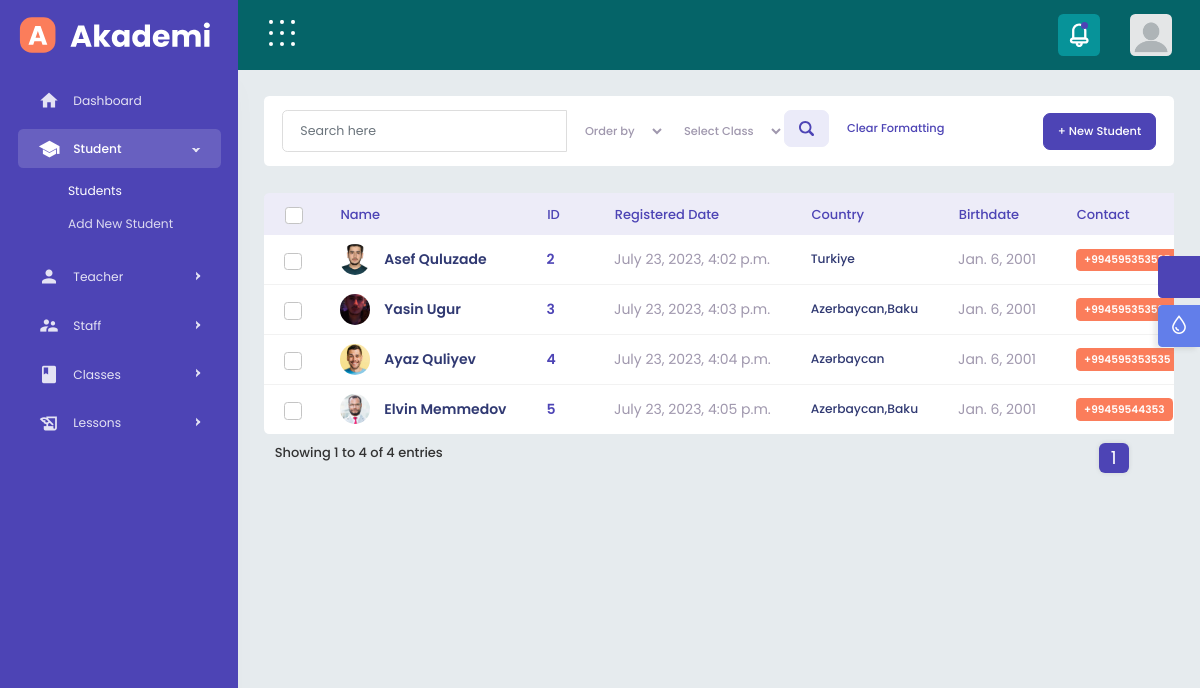
The app's page /students/ (signed in), older data.
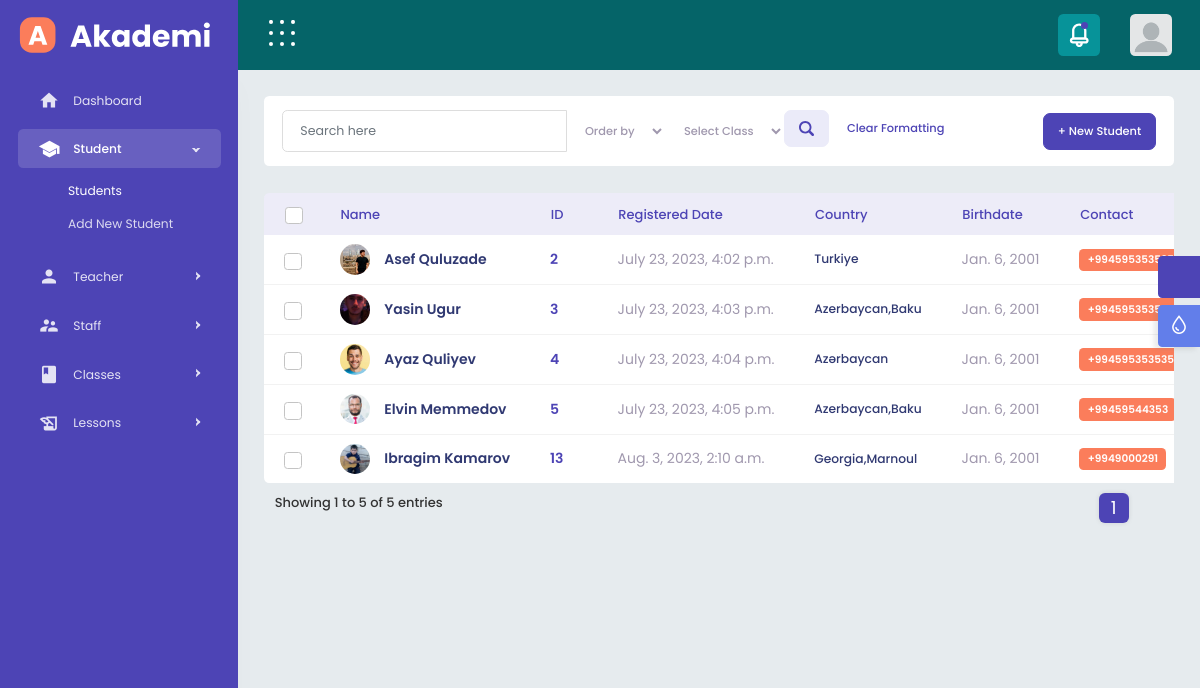
The same page, newer data.
### staff/models.py (models this page shows, shortened)
class Students(models.Model):
    user = models.OneToOneField(User, on_delete=models.CASCADE, primary_key=True, related_name='student_user')
    lesson = models.ManyToManyField('Lessons', related_name='students',blank=True)
    class Meta:
        verbose_name_plural = 'Students'

### baseuser/models.py (models this page shows, shortened)
class User(AbstractUser):
    created_at = models.DateTimeField(auto_now_add=True)
    updated_at = models.DateTimeField(auto_now=True)
    gender_choice = (
        ('male', 'Male'),
        ('female', 'Female'),
    )
    gender = models.CharField(max_length=250, choices=gender_choice)
    birthdate = models.DateField(null=True, blank=True)
    profile_photo = models.ImageField(default='profile_photos/default_pp.png', upload_to='profile_photos')
    user_type_names = (
        ('student', 'Student'),
        ('teacher', 'Teacher'),
        ('admin', 'Admin'),
    )
    user_type = models.CharField(max_length=500, choices=user_type_names)
    country = models.CharField(max_length=250)
    number = models.CharField(max_length=50,blank=True ,null=True)
    class Meta:
        verbose_name_plural = 'Users'

### baseuser/decorators.py (the view)
    def wrapper_func(request, *args, **kwargs):
        if request.user.user_type == 'admin':
            return view_func(request, *args, **kwargs)
        else:
            return redirect('error_permission')

### staff/templates/student.html (shortened to what this page needs)
{% extends 'base_core.html' %}
{% load static %}
{% block content %}
		{% include 'partials/navheader-preloader.html' %}
		{% include 'partials/header.html' %}
     	{% include 'partials/sidebar.html' %}
        <div class="content-body">
			<div class="container-fluid">
				<div class="row">
					<div class="col-xl-12">
						<div class="row">
							<div class="col-xl-12">
								<div class="page-title flex-wrap">
									<form  method="get">
										<div class="input-group  ">
											<input type="text" class="form-control" name="search_query" value="{{ search_query|default:'' }}" placeholder='Search here'>
											<select name="filter_option" class="btn" aria-label="Default">
												<option value="" {% if not filter_option  %}selected{% endif %}>Order by</option>
											</select>
											<select name="filter_option_class" class="btn" aria-label="Default">
												<option value=""{% if not filter_option_class  %} selected {% endif %}>Select Class</option>
											</select>
											<div class="input-group-append ">
												<button class="btn btn-light" type="submit">
												</button>
												<a href="{% url 'students' %}" class="btn btn-link">Clear Formatting</a>
											</div>
										</div>
									</form>
									<a href="{% url 'register-student' %}">
										<button type="button" class="btn btn-primary" data-bs-toggle="modal" data-bs-target="#exampleModal">
											+ New Student
										</button>
									</a>
								</div>
							</div>
							<div class="col-xl-12 wow fadeInUp" data-wow-delay="1.5s">
								<div class="table-responsive full-data">
									<div id="student-list">
									<table class="table-responsive-lg table display dataTablesCard student-tab dataTable no-footer" id="example-student">
										<thead>
											<tr>
												<th>
													<input type="checkbox" class="form-check-input" id="checkAll" required="">
												</th>
												<th>Name</th>
												<th>ID</th>
												<th>Registered Date</th>
												<th>Country</th>
												<th>Birthdate</th>
												<th>Contact</th>
											</tr>
										</thead>
										<tbody>
											{% for student  in students  %}
											<tr>
												<td>
													<div class="checkbox me-0 align-self-center">
														<div class="custom-control custom-checkbox ">
															<input type="checkbox" class="form-check-input" id="check8" required="">
														</div>
													</div>
												</td>
												<td>
													<div class="trans-list">
														<img src="{{student.user.profile_photo.url}}" alt="" class="avatar avatar-sm me-3">
														<a href="{% url 'student_detail' student.user_id %}"><h4>{{ 	student.user.first_name}} {{ student.user.last_name}}</h4> </a>
													</div>
												</td>
												<td><span class="text-primary font-w600"> {{student.user.id}}</span></td>
												<td>
													<div class="date">{{student.user.created_at}}</div>
												</td>
												<td><h6 class="mb-0">{{ student.user.country }} </h6></td>
												<td>
													<div class="date">{{student.user.birthdate}}</div>
												</td>
												<td>
													<div class="badge bg-secondary">
														{{ student.user.number }}
													</div>
												</td>
											</tr>
											{% endfor %}
										</tbody>
									</table>
								    </div>
								</div>
							</div>
						</div>
					</div>
				</div>
			</div>
		</div>
{% endblock %}

Row changes from the older to the newer data that the page shows:
changed through a linked row, Students "Asef": user.profile_photo: a different picture
added Students: user.profile_photo (picture), user.first_name "Ibragim", user.last_name "Kamarov", user.id "13", user.created_at "Aug. 3, 2023, 2:10 a.m.", user.country "Georgia,Marnoul", user.birthdate "Jan. 6, 2001", user.number "+9949000291"
Text that changed along with them:
text written by a page script: "Showing 1 to 4 of 4 entries 1" → "Showing 1 to 5 of 5 entries 1"
